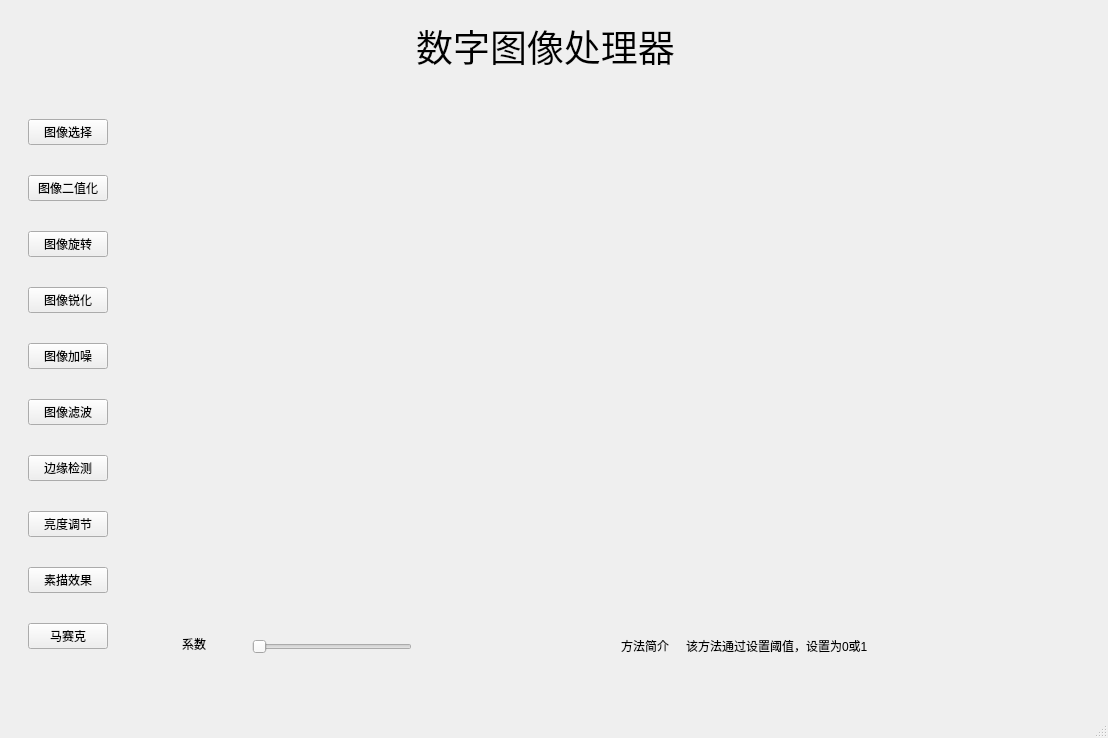
<?xml version="1.0" encoding="UTF-8"?>
<ui version="4.0">
 <class>MainWindow</class>
 <widget class="QMainWindow" name="MainWindow">
  <property name="geometry">
   <rect>
    <x>0</x>
    <y>0</y>
    <width>1108</width>
    <height>738</height>
   </rect>
  </property>
  <property name="windowTitle">
   <string>MainWindow</string>
  </property>
  <widget class="QWidget" name="centralwidget">
   <widget class="QWidget" name="verticalLayoutWidget">
    <property name="geometry">
     <rect>
      <x>10</x>
      <y>10</y>
      <width>1081</width>
      <height>681</height>
     </rect>
    </property>
    <layout class="QVBoxLayout" name="verticalLayout" stretch="1,10">
     <item>
      <widget class="QWidget" name="widget_2" native="true">
       <widget class="QLabel" name="label">
        <property name="geometry">
         <rect>
          <x>10</x>
          <y>10</y>
          <width>1051</width>
          <height>51</height>
         </rect>
        </property>
        <property name="font">
         <font>
          <family>华文隶书</family>
          <pointsize>28</pointsize>
         </font>
        </property>
        <property name="text">
         <string>数字图像处理器</string>
        </property>
        <property name="textFormat">
         <enum>Qt::MarkdownText</enum>
        </property>
        <property name="alignment">
         <set>Qt::AlignCenter</set>
        </property>
       </widget>
      </widget>
     </item>
     <item>
      <widget class="QWidget" name="widget" native="true">
       <layout class="QHBoxLayout" name="horizontalLayout" stretch="1,10">
        <item>
         <widget class="QWidget" name="widget_4" native="true">
          <layout class="QVBoxLayout" name="verticalLayout_2">
           <item>
            <widget class="PushButton" name="pushButton_10">
             <property name="text">
              <string>图像选择</string>
             </property>
            </widget>
           </item>
           <item>
            <widget class="QPushButton" name="pushButton">
             <property name="text">
              <string>图像二值化</string>
             </property>
            </widget>
           </item>
           <item>
            <widget class="QPushButton" name="pushButton_3">
             <property name="text">
              <string>图像旋转</string>
             </property>
            </widget>
           </item>
           <item>
            <widget class="QPushButton" name="pushButton_2">
             <property name="text">
              <string>图像锐化</string>
             </property>
            </widget>
           </item>
           <item>
            <widget class="QPushButton" name="pushButton_4">
             <property name="text">
              <string>图像加噪</string>
             </property>
            </widget>
           </item>
           <item>
            <widget class="QPushButton" name="pushButton_5">
             <property name="text">
              <string>图像滤波</string>
             </property>
            </widget>
           </item>
           <item>
            <widget class="QPushButton" name="pushButton_6">
             <property name="text">
              <string>边缘检测</string>
             </property>
            </widget>
           </item>
           <item>
            <widget class="QPushButton" name="pushButton_7">
             <property name="text">
              <string>亮度调节</string>
             </property>
            </widget>
           </item>
           <item>
            <widget class="QPushButton" name="pushButton_8">
             <property name="text">
              <string>素描效果</string>
             </property>
            </widget>
           </item>
           <item>
            <widget class="QPushButton" name="pushButton_9">
             <property name="text">
              <string>马赛克</string>
             </property>
            </widget>
           </item>
          </layout>
         </widget>
        </item>
        <item>
         <widget class="QWidget" name="widget_3" native="true">
          <layout class="QHBoxLayout" name="horizontalLayout_2">
           <property name="spacing">
            <number>0</number>
           </property>
           <property name="leftMargin">
            <number>0</number>
           </property>
           <property name="topMargin">
            <number>0</number>
           </property>
           <property name="rightMargin">
            <number>0</number>
           </property>
           <property name="bottomMargin">
            <number>0</number>
           </property>
           <item>
            <widget class="QWidget" name="widget_5" native="true">
             <layout class="QVBoxLayout" name="verticalLayout_3" stretch="9,1">
              <item>
               <widget class="QWidget" name="widget_7" native="true"/>
              </item>
              <item>
               <widget class="QWidget" name="widget_8" native="true">
                <widget class="QSlider" name="horizontalSlider">
                 <property name="geometry">
                  <rect>
                   <x>120</x>
                   <y>20</y>
                   <width>160</width>
                   <height>22</height>
                  </rect>
                 </property>
                 <property name="orientation">
                  <enum>Qt::Horizontal</enum>
                 </property>
                </widget>
                <widget class="QLabel" name="label_2">
                 <property name="geometry">
                  <rect>
                   <x>50</x>
                   <y>20</y>
                   <width>53</width>
                   <height>16</height>
                  </rect>
                 </property>
                 <property name="text">
                  <string>系数</string>
                 </property>
                </widget>
               </widget>
              </item>
             </layout>
            </widget>
           </item>
           <item>
            <widget class="QWidget" name="widget_6" native="true">
             <layout class="QVBoxLayout" name="verticalLayout_4" stretch="9,1">
              <item>
               <widget class="QWidget" name="widget_9" native="true">
                <widget class="QLabel" name="label_5">
                 <property name="geometry">
                  <rect>
                   <x>10</x>
                   <y>10</y>
                   <width>441</width>
                   <height>491</height>
                  </rect>
                 </property>
                 <property name="text">
                  <string/>
                 </property>
                </widget>
               </widget>
              </item>
              <item>
               <widget class="QWidget" name="widget_10" native="true">
                <widget class="QLabel" name="label_3">
                 <property name="geometry">
                  <rect>
                   <x>9</x>
                   <y>9</y>
                   <width>61</width>
                   <height>41</height>
                  </rect>
                 </property>
                 <property name="text">
                  <string>方法简介</string>
                 </property>
                </widget>
                <widget class="QLabel" name="label_4">
                 <property name="geometry">
                  <rect>
                   <x>74</x>
                   <y>9</y>
                   <width>381</width>
                   <height>41</height>
                  </rect>
                 </property>
                 <property name="text">
                  <string>该方法通过设置阈值，设置为0或1</string>
                 </property>
                </widget>
               </widget>
              </item>
             </layout>
            </widget>
           </item>
          </layout>
         </widget>
        </item>
       </layout>
      </widget>
     </item>
    </layout>
   </widget>
  </widget>
  <widget class="QMenuBar" name="menubar">
   <property name="geometry">
    <rect>
     <x>0</x>
     <y>0</y>
     <width>1108</width>
     <height>22</height>
    </rect>
   </property>
  </widget>
  <widget class="QStatusBar" name="statusbar"/>
 </widget>
 <customwidgets>
  <customwidget>
   <class>PushButton</class>
   <extends>QPushButton</extends>
   <header location="global">qfluentwidgets</header>
  </customwidget>
 </customwidgets>
 <resources/>
 <connections/>
</ui>
